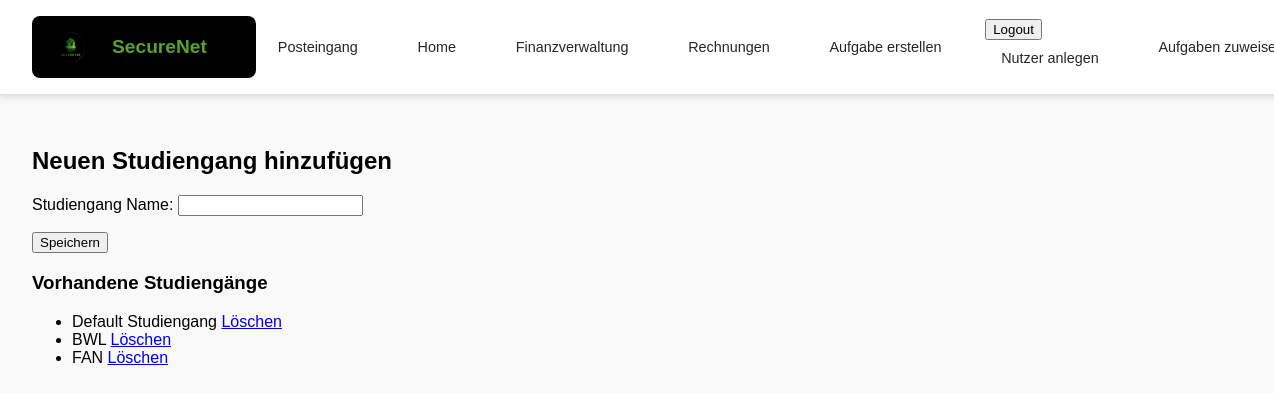
Page /users/studiengang_hinzufuegen/ (signed in) on the earlier database version.
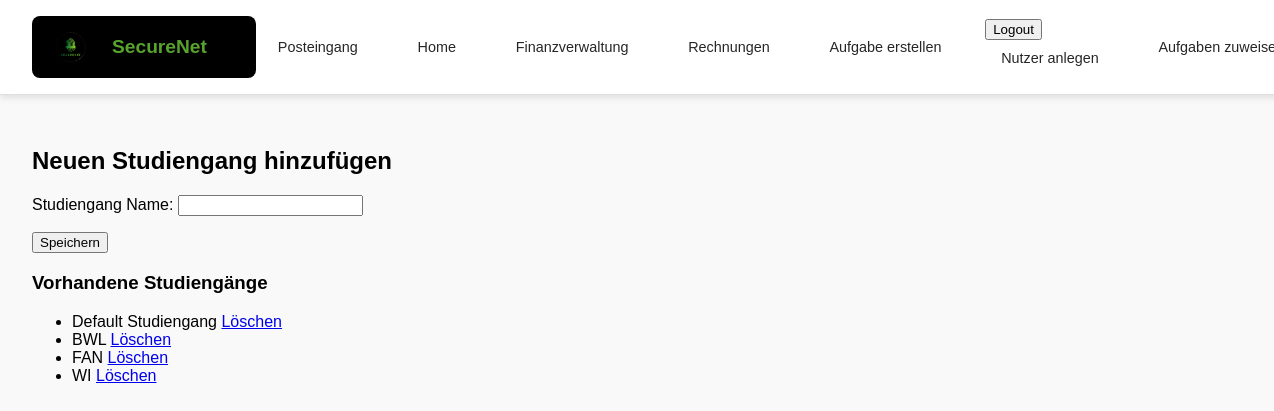
Same page on the later database version.
### users/models.py (models this page shows, shortened)
class Studiengang(models.Model):
    name = models.CharField(max_length=100, unique=True)

### posts/views.py (the view)
    def _wrapped_view_func(request, *args, **kwargs):
        if request.user.is_authenticated and request.user.role == 'teacher':
            return view_func(request, *args, **kwargs)
        else:
            return HttpResponse(f'Fehlende Berechtigung <br><a href="{reverse("index")}">Zurück zur Startseite</a>')

### users/forms.py
class StudiengangForm(forms.ModelForm):
    class Meta:
        model = Studiengang
        fields = ['name']
        labels = {'name': 'Studiengang Name'}

### posts/views.py (called while the page is built)
def lehrkraft_required(view_func):
    def _wrapped_view_func(request, *args, **kwargs):
        if request.user.is_authenticated and request.user.role == 'teacher':
            return view_func(request, *args, **kwargs)
        else:
            return HttpResponse(f'Fehlende Berechtigung <br><a href="{reverse("index")}">Zurück zur Startseite</a>')
    return _wrapped_view_func

### users/views.py (called while the page is built)
@lehrkraft_required
def add_studiengang_view(request):
    if request.method == 'POST':
        form = StudiengangForm(request.POST)
        if form.is_valid():
            form.save()
            return redirect('users:add_studiengang')
    else:
        form = StudiengangForm()
    studiengaenge = Studiengang.objects.all()
    return render(request, 'users/add_studiengang.html', {
        'form': form,
        'studiengaenge': studiengaenge
    })

### users/templates/users/add_studiengang.html (shortened to what this page needs)
{% extends 'master_layout.html' %}
{% load static %}
{% block content %}
    <h2>Neuen Studiengang hinzufügen</h2>
    <form method="post">
        {{ form.as_p }}
        <button type="submit">Speichern</button>
    </form>
    <h3>Vorhandene Studiengänge</h3>
    <ul>
        {% for studiengang in studiengaenge %}
            <li>
                {{ studiengang.name }}
                <a href="{% url 'users:delete_studiengang' studiengang.id %}">Löschen</a>
            </li>
        {% endfor %}
    </ul>
{% endblock %}

Differences in the rows shown:
added Studiengang: name "WI"
